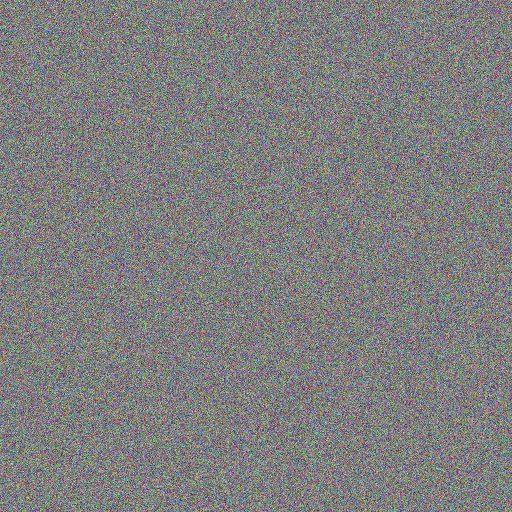
#> input picture data/dota-test/images/test000.png, 1024 x 1024 px (shown at 1/2 size); its folder holds 4 pictures in this run
$ python imgsplit.py --imageset ../data/dota-test/images --output out
#> lines starting #> are read from the running program, lines starting #| are printed output that depends on the picture
#!/usr/bin/env python3
"""
DOTA Image Splitting Tool
Splits large DOTA images (e.g., 4000x4000) into smaller patches with overlap
"""

import os
import cv2
import numpy as np
from pathlib import Path
from multiprocessing import Pool
import argparse


# [58 lines left out: functions parse_dota_label, is_object_in_patch, transform_object_coords, not called in this run]


def split_single_image(args):
    """Split a single image into patches"""
    image_path, label_path, output_dir, subsize, gap = args

    image_name = Path(image_path).stem
    img = cv2.imread(str(image_path))

    if img is None:
        print(f"Warning: Cannot read {image_path}")
        return 0

    height, width = img.shape[:2]

    # Parse labels if exist
    objects = []
    if label_path and Path(label_path).exists():
        objects = parse_dota_label(label_path)

    # Create output directories
    img_output = Path(output_dir) / 'images'
    label_output = Path(output_dir) / 'labels'
    img_output.mkdir(parents=True, exist_ok=True)
    label_output.mkdir(parents=True, exist_ok=True)

    patch_count = 0

    # Sliding window
    for y in range(0, height, subsize - gap):
        for x in range(0, width, subsize - gap):
            # Adjust patch size at boundaries
            x_end = min(x + subsize, width)
            y_end = min(y + subsize, height)

            # Skip if patch too small
            if (x_end - x) < subsize // 2 or (y_end - y) < subsize // 2:
                continue

            # Extract patch
            patch = img[y:y_end, x:x_end]

            # Pad if necessary
            if patch.shape[0] < subsize or patch.shape[1] < subsize:
                patch_padded = np.zeros((subsize, subsize, 3), dtype=np.uint8)
                patch_padded[:patch.shape[0], :patch.shape[1]] = patch
                patch = patch_padded

            # Save patch
            patch_name = f"{image_name}_{x}_{y}"
            patch_path = img_output / f"{patch_name}.png"
            cv2.imwrite(str(patch_path), patch)

            # Find objects in this patch
            patch_objects = []
            for obj in objects:
                if is_object_in_patch(obj, x, y, subsize):
                    transformed = transform_object_coords(obj, x, y)
                    patch_objects.append(transformed)

            # Save labels (pixel coordinates for YOLOv5-OBB)
            if patch_objects:
                label_path_out = label_output / f"{patch_name}.txt"
                with open(label_path_out, 'w') as f:
                    for obj in patch_objects:
                        # Clip coordinates to patch boundaries (pixel values)
                        x1 = max(0.0, min(float(subsize), obj['x1']))
                        y1 = max(0.0, min(float(subsize), obj['y1']))
                        x2 = max(0.0, min(float(subsize), obj['x2']))
                        y2 = max(0.0, min(float(subsize), obj['y2']))
                        x3 = max(0.0, min(float(subsize), obj['x3']))
                        y3 = max(0.0, min(float(subsize), obj['y3']))
                        x4 = max(0.0, min(float(subsize), obj['x4']))
                        y4 = max(0.0, min(float(subsize), obj['y4']))

                        # YOLOv5-OBB format: x1 y1 x2 y2 x3 y3 x4 y4 class difficult
                        f.write(f"{x1:.1f} {y1:.1f} "
                               f"{x2:.1f} {y2:.1f} "
                               f"{x3:.1f} {y3:.1f} "
                               f"{x4:.1f} {y4:.1f} "
                               f"{obj['class']} {obj['difficult']}\n")

            patch_count += 1

    return patch_count


def split_dataset(image_dir, label_dir, output_dir, subsize=1024, gap=200, num_process=8):
    """Split entire dataset"""
#> called with image_dir = '../data/dota-test/images', output_dir = 'out', subsize = 1024, gap = 200, num_process = 8
    image_dir = Path(image_dir)
    label_dir = Path(label_dir) if label_dir else None

    # Collect image files
    image_files = sorted(image_dir.glob('*.png')) + sorted(image_dir.glob('*.jpg'))

    print(f"Found {len(image_files)} images")
    print(f"Subsize: {subsize}, Gap: {gap}, Processes: {num_process}")

    # Prepare arguments
    args_list = []
    for img_path in image_files:
        label_path = None
        if label_dir:
            label_path = label_dir / (img_path.stem + '.txt')
        args_list.append((img_path, label_path, output_dir, subsize, gap))

    # Process with multiprocessing
    with Pool(num_process) as pool:
        results = pool.map(split_single_image, args_list)
#> in split_single_image, img is the input picture: shape (1024, 1024, 3); mean B, G, R 127, 127, 127
#> after the loop in split_single_image, `for y in range(0, height, subsize - gap):`: patch_count = 1
#> in split_single_image (call 2), `image_path, label_path, output_dir, subsize, gap = args`: output_dir = 'out'; subsize = 1024; gap = 200
#> in split_single_image (call 2), `image_name = Path(image_path).stem`: image_name = 'test001'
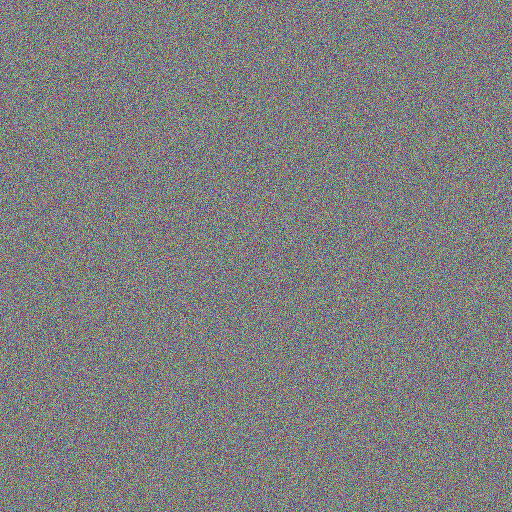
#> input picture data/dota-test/images/test001.png, 1024 x 1024 px (shown at 1/2 size)
#> in split_single_image, img is the input picture: shape (1024, 1024, 3); mean B, G, R 127, 126.9, 127
#> after the loop in split_single_image (call 2), `for y in range(0, height, subsize - gap):`: patch_count = 1
#> in split_single_image (call 3), `image_name = Path(image_path).stem`: image_name = 'test002'
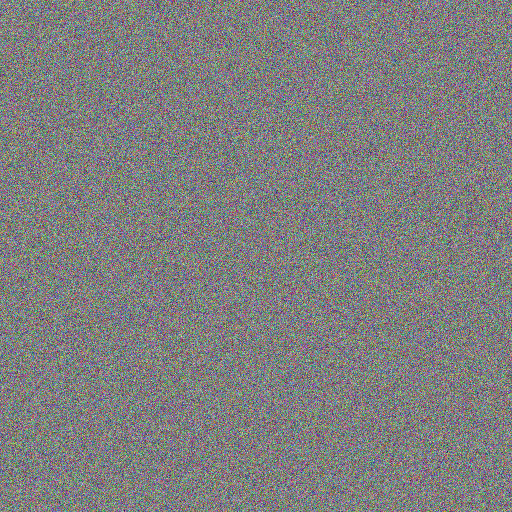
#> input picture data/dota-test/images/test002.png, 1024 x 1024 px (shown at 1/2 size)
#> in split_single_image, img is the input picture: shape (1024, 1024, 3); mean B, G, R 127, 127.1, 126.9
#> after the loop in split_single_image (call 3), `for y in range(0, height, subsize - gap):`: patch_count = 1
#> in split_single_image (call 4), `image_name = Path(image_path).stem`: image_name = 'test003'
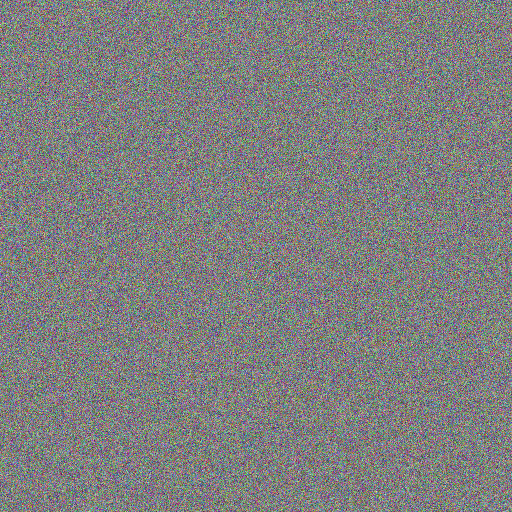
#> input picture data/dota-test/images/test003.png, 1024 x 1024 px (shown at 1/2 size)
#> in split_single_image, img is the input picture: shape (1024, 1024, 3); mean B, G, R 126.9, 127.1, 127
#> after the loop in split_single_image (call 4), `for y in range(0, height, subsize - gap):`: patch_count = 1
#> results = [1, 1, 1, 1]

    total_patches = sum(results)
#> total_patches = 4
    print(f"Split complete: {total_patches} patches generated")
#| Split complete: 4 patches generated

    return total_patches


if __name__ == '__main__':
    parser = argparse.ArgumentParser(description='Split DOTA images into patches')
    parser.add_argument('--imageset', required=True, help='Path to images directory')
    parser.add_argument('--labelset', default=None, help='Path to labels directory')
    parser.add_argument('--output', required=True, help='Output directory')
    parser.add_argument('--subsize', type=int, default=1024, help='Patch size')
    parser.add_argument('--gap', type=int, default=200, help='Overlap between patches')
    parser.add_argument('--num_process', type=int, default=8, help='Number of processes')

    args = parser.parse_args()

    split_dataset(
        image_dir=args.imageset,
        label_dir=args.labelset,
        output_dir=args.output,
        subsize=args.subsize,
        gap=args.gap,
        num_process=args.num_process
    )
